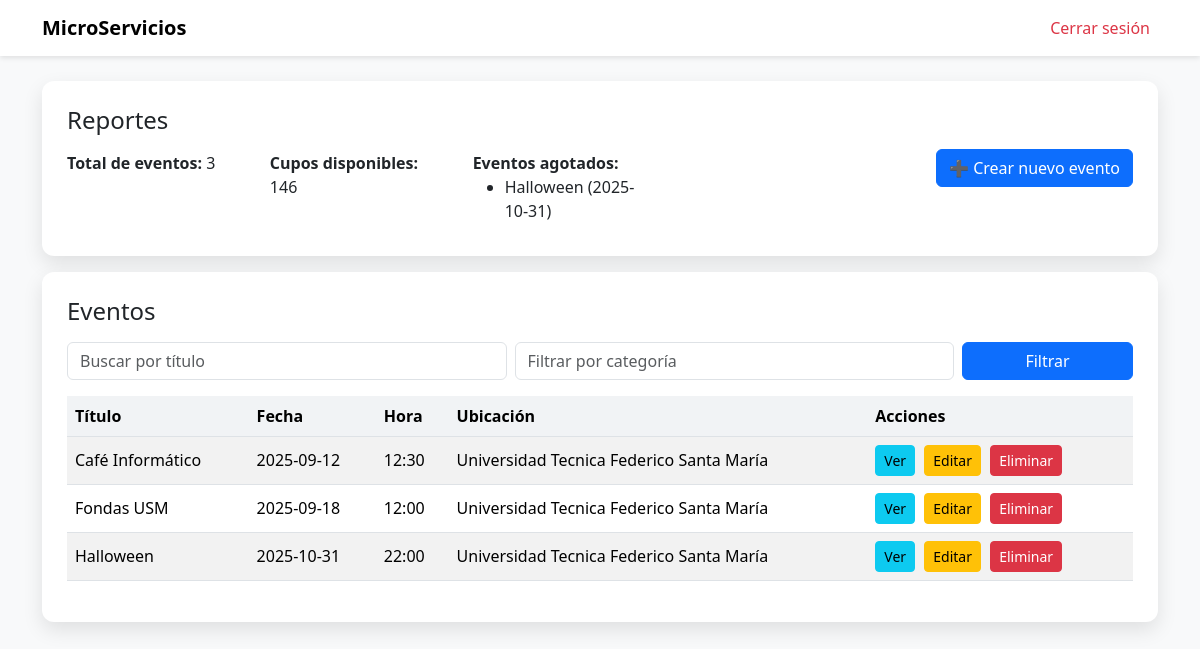
/ (signed in), run on an earlier commit of the app's database.
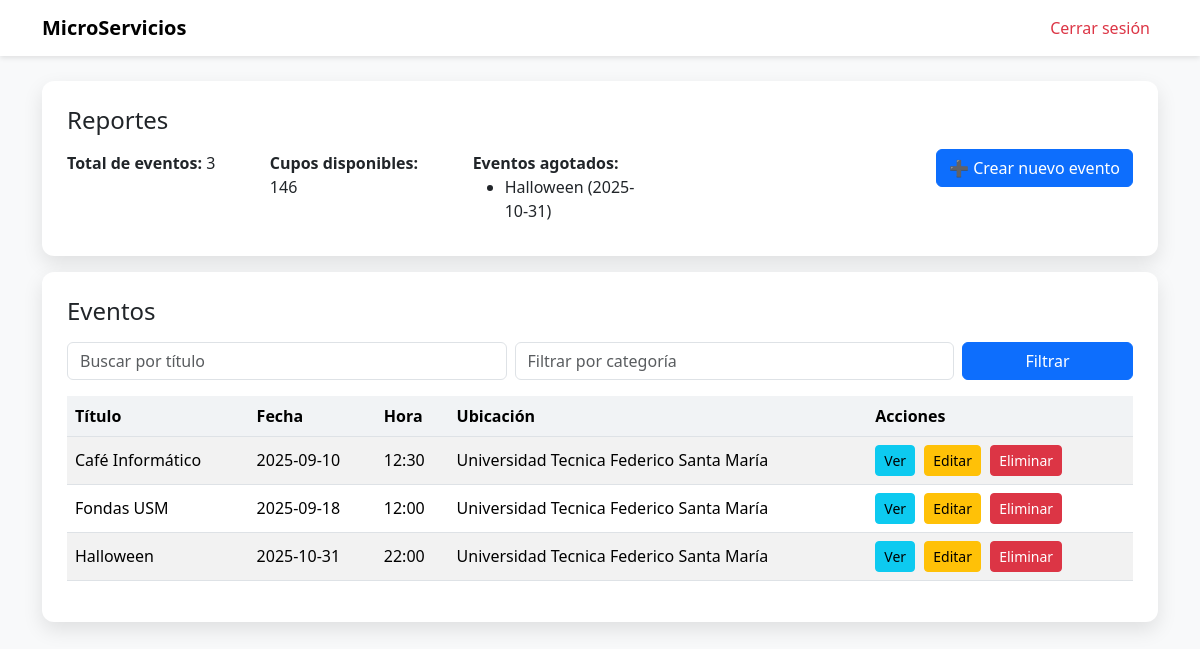
And on a later commit of the database.
### models.py (models this page shows)
class Event(db.Model):
    id = db.Column(db.Integer, primary_key=True)
    title = db.Column(db.String(100), nullable=False)
    description = db.Column(db.Text, nullable=True)
    date = db.Column(db.DateTime, nullable=False, default=datetime.datetime.utcnow)
    location = db.Column(db.String(100), nullable=False)
    category = db.Column(db.String(50), nullable=False)
    price = db.Column(db.Integer, nullable=False)
    capacity = db.Column(db.Integer, nullable=False)
    user_id = db.Column(db.Integer, db.ForeignKey('user.id'), nullable=False)
    creator = db.relationship('User', backref=db.backref('events', lazy=True))

### routes.py (the view)
@app.route('/', methods=['GET', 'POST'])
@login_required
def home():
    query = Event.query
    category = request.args.get('category')
    if category:
        query = query.filter(Event.category.ilike(f"%{category}%"))
    search = request.args.get('search')
    if search:
        query = query.filter(Event.title.ilike(f"%{search}%"))
    events = query.order_by(Event.date).all()
    hoy = datetime.datetime.now()
    proximos = [event for event in events if event.date >= hoy]
    proximo_evento = proximos[0] if proximos else None
    total_eventos = len(events)
    total_cupos = sum(event.capacity for event in events)
    eventos_agotados = [event for event in events if event.capacity == 0]
    return render_template(
        'home.html',
        events=events,
        search=search,
        category=category,
        total_eventos=total_eventos,
        total_cupos=total_cupos,
        eventos_agotados=eventos_agotados,
        proximo_evento=proximo_evento  # <--- nuevo
    )

### routes.py (called while the page is built)
@login_manager.user_loader
def load_user(user_id):
    return User.query.get(int(user_id))

### templates/home.html (shortened to what this page needs)
<!DOCTYPE html>
<html lang="en">
<head>
  <link href="https://cdn.jsdelivr.net/npm/bootstrap@5.3.3/dist/css/bootstrap.min.css" rel="stylesheet">
</head>
<body>
<nav class="navbar navbar-expand-lg navbar-light bg-white">
  <div class="container">
    <a class="navbar-brand fw-bold" href="{{ url_for('home') }}">MicroServicios</a>
    <div class="collapse navbar-collapse justify-content-end">
      <ul class="navbar-nav">
        <li class="nav-item"><a class="nav-link text-danger" href="{{ url_for('logout') }}">Cerrar sesión</a></li>
      </ul>
    </div>
  </div>
</nav>
<div class="container">
  <div class="card-custom d-flex justify-content-between align-items-center">
    <div>
      <h4 class="mb-3">Reportes</h4>
      <div class="row">
        <div class="col-md-4 mb-2"><strong>Total de eventos:</strong> {{ total_eventos }}</div>
        <div class="col-md-4 mb-2"><strong>Cupos disponibles:</strong> {{ total_cupos }}</div>
        <div class="col-md-4 mb-2">
          <strong>Eventos agotados:</strong>
          {% if eventos_agotados %}
            <ul class="mb-0">
              {% for event in eventos_agotados %}
                <li>{{ event.title }} ({{ event.date.strftime('%Y-%m-%d') }})</li>
              {% endfor %}
            </ul>
          {% else %}
            0
          {% endif %}
        </div>
      </div>
    </div>
    <div class="text-end">
      <a href="{{ url_for('create_event') }}" class="btn btn-primary">➕ Crear nuevo evento</a>
    </div>
  </div>
  <div class="card-custom mt-3">
    <h4 class="mb-3">Eventos</h4>
    <form method="get" class="row g-2 mb-3 filter-form">
      <div class="col-md-5">
        <input type="text" name="search" value="{{ search or '' }}" class="form-control" placeholder="Buscar por título">
      </div>
      <div class="col-md-5">
        <input type="text" name="category" value="{{ category or '' }}" class="form-control" placeholder="Filtrar por categoría">
      </div>
      <div class="col-md-2 d-grid">
        <button type="submit" class="btn btn-primary">Filtrar</button>
      </div>
    </form>
    {% if events %}
      <div class="table-responsive">
        <table class="table table-hover table-striped align-middle">
          <thead>
            <tr>
              <th>Título</th>
              <th>Fecha</th>
              <th>Hora</th>
              <th>Ubicación</th>
              <th>Acciones</th>
            </tr>
          </thead>
          <tbody>
            {% for event in events %}
            <tr>
              <td>{{ event.title }}</td>
              <td>{{ event.date.strftime('%Y-%m-%d') }}</td>
              <td>{{ event.date.strftime('%H:%M') }}</td>
              <td>{{ event.location }}</td>
              <td class="table-actions">
                <a href="{{ url_for('view_event', event_id=event.id) }}" class="btn btn-info btn-sm">Ver</a>
                <a href="{{ url_for('edit_event', event_id=event.id) }}" class="btn btn-warning btn-sm">Editar</a>
                <form method="POST" action="{{ url_for('delete_event', event_id=event.id) }}" style="display:inline;">
                  <button type="submit" class="btn btn-danger btn-sm">Eliminar</button>
                </form>
              </td>
            </tr>
            {% endfor %}
          </tbody>
        </table>
      </div>
    {% else %}
      <p class="mt-3">No hay eventos que coincidan con los filtros.</p>
    {% endif %}
  </div>
</div>
</body>
</html>

### templates/home.html (style rules this page uses)
body, html { background: #f8f9fa; }
.navbar { box-shadow: 0 2px 5px rgba(0,0,0,0.1); }
.card-custom { background: white; padding: 25px; border-radius: 12px; box-shadow: 0 8px 20px rgba(0,0,0,0.1); margin-top: 25px; }
.table thead th { background-color: #f1f3f5; }
.table-actions .btn { margin-right: 5px; }
.filter-form .form-control { height: 38px; }

What changed in the data, as far as the page shows it:
changed Event "Café Informático": date "2025-09-12" → "2025-09-10"
